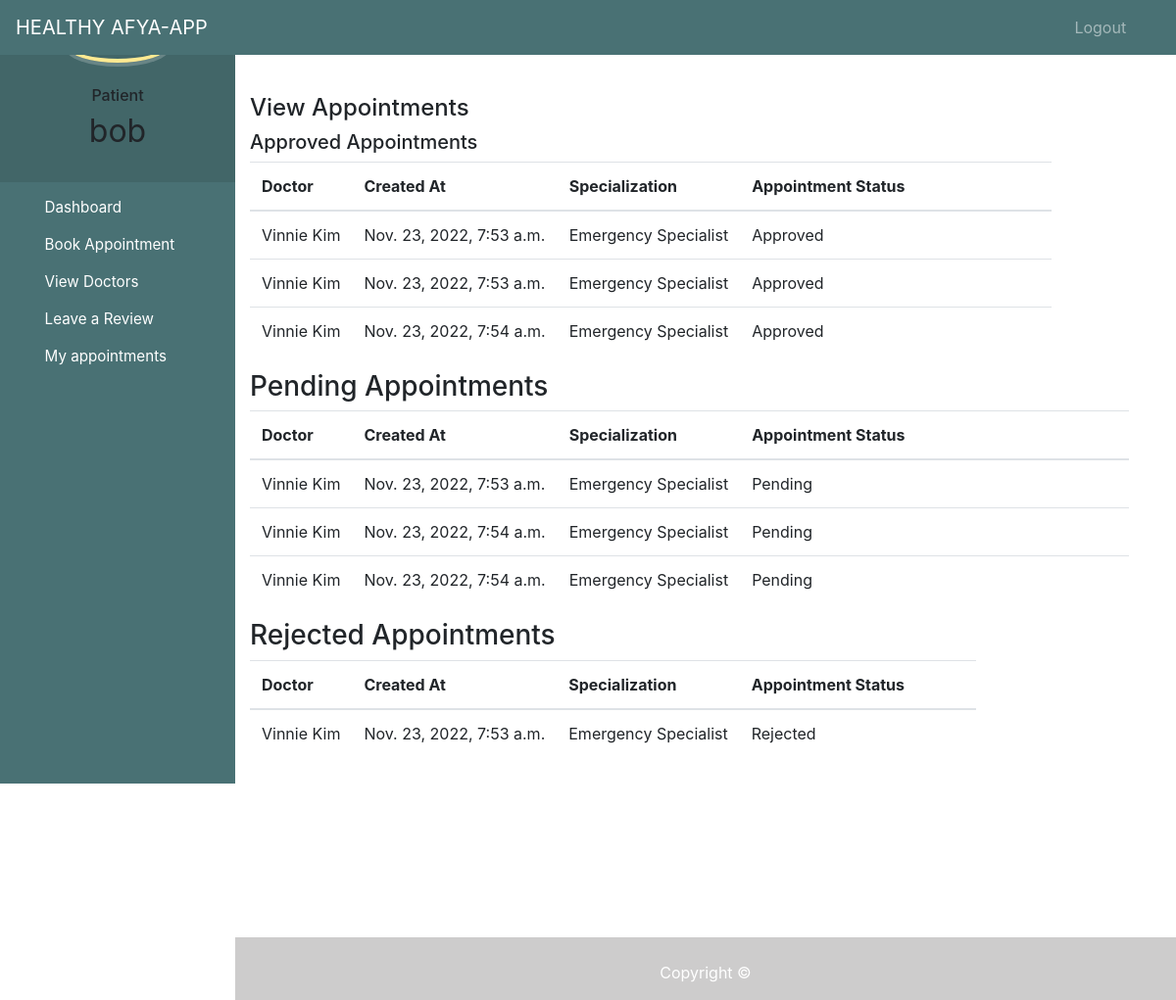
The page /view_all_appointments/ (signed in) on the database as committed earlier.
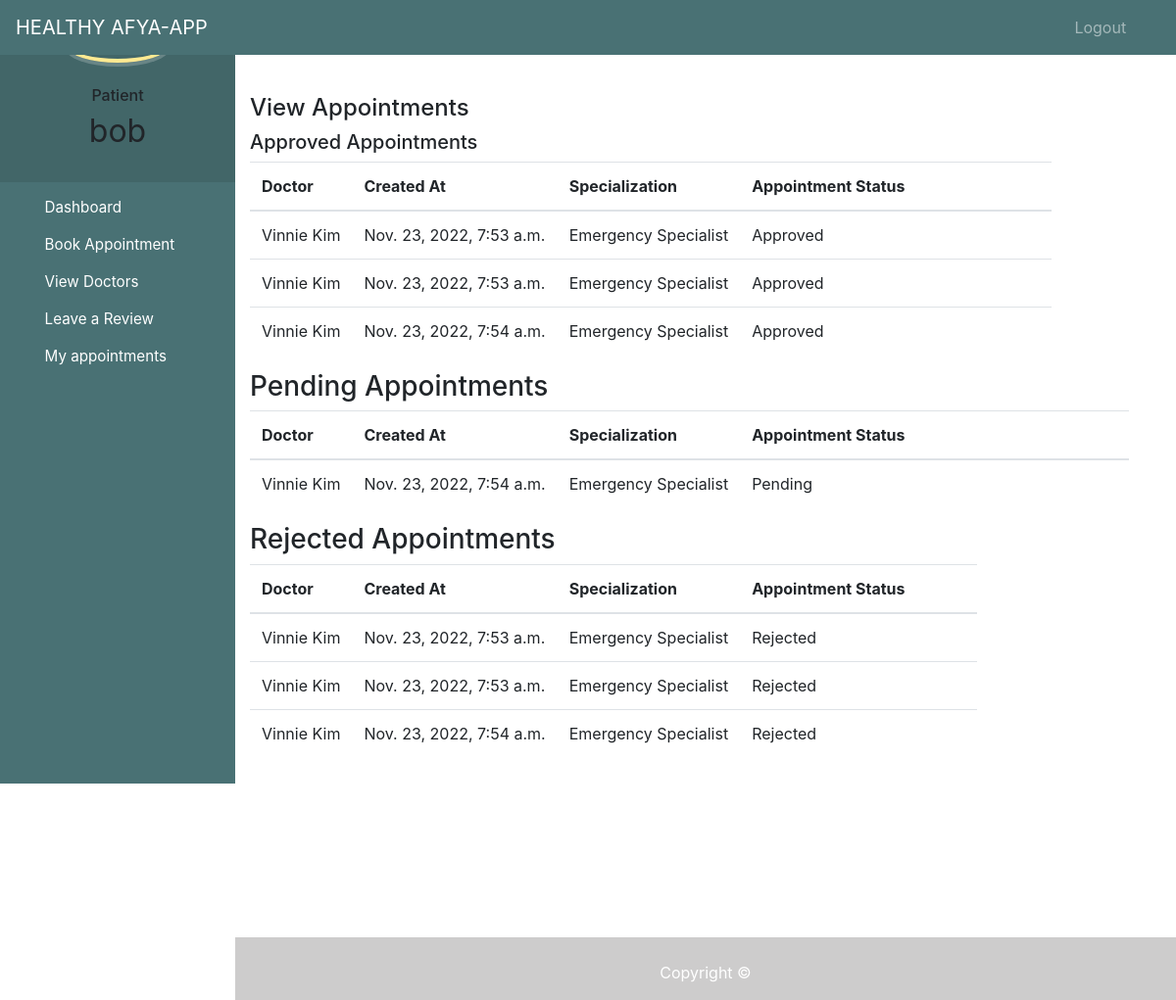
The same page on the database as committed later.
### bookingapp/models.py (models this page shows, shortened)
class Appointment(models.Model):
    PENDING = 'Pending'
    APPROVED = 'Approved'
    REJECTED = 'Rejected'
    COMPLETED = 'Completed'
    CANCELLED = 'Cancelled'
    STATUS_CHOICES = [
        (PENDING, 'Pending'),
        (APPROVED, 'Approved'),
        (REJECTED, 'Rejected'),
        (COMPLETED, 'Completed'),
        (CANCELLED, 'Cancelled'),
    ]
    created_at = models.DateTimeField(auto_now_add=True)
    symptoms = models.TextField(null=True)
    appointment_date = models.DateField(null=True)
    status = models.CharField(max_length=255, choices=STATUS_CHOICES, default=PENDING)
    doctor = models.ForeignKey(Doctor, on_delete=models.CASCADE, related_name='doctor_info')
    user = models.ForeignKey(User, on_delete=models.CASCADE, related_name = 'user_info')

class Doctor(models.Model):
    CARD ='Cardiologist'
    DERMA = 'Dermatologist'
    EMERGE =  'Emergency Specialist'
    ALLERGY = 'Allergy Specialist'
    ANAE = 'Anesthesiologist'
    COLON = 'COlon and Rectal Surgeon'
    NORMAL = 'Consultant'
    SPECIALIZATION_CHOICES = [
        (CARD, 'Cardiologist'),
        (DERMA, 'Dermatologist'),
        (EMERGE, 'Emergency Specialist'),
        (ALLERGY, 'Allergy Specialist'),
        (ANAE, 'Anesthesiologist'),
        (COLON, 'COlon and Rectal Surgeon'),
        (NORMAL, 'Consultant'),
    ]
    user = models.OneToOneField(User, on_delete=models.CASCADE, related_name='doctor', null=True)
    age = models.IntegerField(null=True)
    phone = models.CharField(max_length=255)
    county = models.ForeignKey(County, on_delete=models.CASCADE, null=True)
    specialization = models.CharField(max_length=50,choices=SPECIALIZATION_CHOICES , null=True)
    biography = models.TextField(null=True, default='-')
    birth_date = models.DateField(null=True, blank=True)
    has_schedule = models.BooleanField(default=False)
    last_update = models.DateTimeField(auto_now = True)
    created_at = models.DateTimeField(auto_now_add = True)

### bookingapp/views.py (the view)
# urls.py: path('view_all_appointments/', views.view_all_appointments, name='view-_all-appointments'),
@login_required(login_url='/members/login_user/')
def view_all_appointments(request):
    user_status = User.objects.get(pk =request.user.pk)
    pending_appointments = Appointment.objects.filter(user=user_status , status='Pending')
    approved_appointments = Appointment.objects.filter(user=user_status , status='Approved')
    rejected_appointments = Appointment.objects.filter(user=user_status , status='Rejected')
    context = {
        'pending_appointments': pending_appointments,
        'approved_appointments': approved_appointments,
        'rejected_appointments': rejected_appointments,
        }
    return render(request, 'patient/view_all_appointments.html', context=context)

### bookingapp/templates/patient/view_all_appointments.html (shortened to what this page needs)
{% extends 'patient/dashboard.html' %}
{% block content %}
<!DOCTYPE html>
<html lang="en">
<head>
</head>
<body>
    <br>
<section class="page--section">
    <div class="container">
        <h4 class="page--header">View Appointments</h4>
    </div>
    <div class="container table">
        <h5 class="table--titles">Approved Appointments</h5>
        <table class="t--style">
            <thead>
                <tr>
                    <th>Doctor</th>
                    <th>Created At</th>
                    <th>Specialization</th>
                    <th>Appointment Status</th>
                    <th> </th>
                    <th> </th>
                </tr>
            </thead>
            <tbody>
                {% for appointments in approved_appointments %}
                <tr>
                    <td class="td-normal">{{appointments.doctor.user.first_name}} {{appointments.doctor.user.last_name}}</td>
                    <td class="td-normal">{{appointments.created_at}}</td>
                    <td class="td-normal">{{appointments.doctor.specialization}}</td>
                    <td class="td-normal">{{appointments.status}}</td>
                    <td class="link-align"><a href="" class="btn--full">View</a></td>
                    <td class="link-align"><a href="" class="btn--cancel">Cancel</a></td>
                </tr>
                {% endfor %}
            </tbody>
        </table>
    </div>
    <div class="container table">
        <h3 class="table--titles">Pending Appointments</h3>
        <table class="t--style">
            <thead>
                <tr>
                    <th>Doctor</th>
                    <th>Created At</th>
                    <th>Specialization</th>
                    <th>Appointment Status</th>
                    <th> </th>
                    <th> </th>
                    <th> </th>
                </tr>
            </thead>
            <tbody>
                {% for appointments in pending_appointments %}
                <tr>
                    <td class="td-normal">{{appointments.doctor.user.first_name}} {{appointments.doctor.user.last_name}}</td>
                    <td class="td-normal">{{appointments.created_at}}</td>
                    <td class="td-normal">{{appointments.doctor.specialization}}</td>
                    <td class="td-normal">{{appointments.status}}</td>
                    <td class="link-align"><a href="" class="btn--full">View</a></td>
                    <td class="link-align"><a href="" class="btn--update">Update</a></td>
                    <td class="link-align"><a href="" class="btn--cancel">Cancel</a></td>
                </tr>
                {% endfor %}
            </tbody>
        </table>
    </div>
    <div class="container table">
        <h3 class="table--titles">Rejected Appointments</h3>
        <table class="t--style">
            <thead>
                <tr>
                    <th>Doctor</th>
                    <th>Created At</th>
                    <th>Specialization</th>
                    <th>Appointment Status</th>
                    <th> </th>
                </tr>
            </thead>
            <tbody>
                {% for appointments in rejected_appointments %}
                <tr>
                    <td class="td-normal">{{appointments.doctor.user.first_name}} {{appointments.doctor.user.last_name}}</td>
                    <td class="td-normal">{{appointments.created_at}}</td>
                    <td class="td-normal">{{appointments.doctor.specialization}}</td>
                    <td class="td-normal">{{appointments.status}}</td>
                    <td class="link-align"><a href="" class="btn--full">View</a></td>
                </tr>
                {% endfor %}
            </tbody>
        </table>
    </div>
</section>
</body>
</html>
{% endblock %}

### bookingapp/templates/patient/dashboard.html (shortened to what this page needs)
<!DOCTYPE html>
{% load static %}
<html lang="en">
<head>
  <link rel="stylesheet" href="https://stackpath.bootstrapcdn.com/bootstrap/4.3.1/css/bootstrap.min.css">
  <link rel="stylesheet" href="https://maxcdn.bootstrapcdn.com/font-awesome/4.7.0/css/font-awesome.min.css">
</head>
<body>
  <nav class="menu" tabindex="0">
    <header class="avatar">
      <br><br>
      <h6>Patient</h6>
      <h2>{{request.user.first_name}}</h2>
    </header>
    <ul>
      <li tabindex="0" class="icon-dashboard"> <a style="color:white; text-decoration:none;" href="{% url 'dashboard-content' %}"><span>Dashboard</span></a> </li>
      <li tabindex="0" class="icon-calendar"> <a style="color:white; text-decoration:none;" href="{% url 'book-appointment' %}"><span>Book Appointment</span></a></li>
      <li tabindex="0" class="icon-calendar"> <a style="color:white; text-decoration:none;" href="{% url 'all-doctors' %}"><span>View Doctors</span></a></li>
      <li tabindex="0" class="icon-calendar"> <a style="color:white; text-decoration:none;" href="{% url 'patient-reviews' %}"><span>Leave a Review</span></a></li>
      <li tabindex="0" class="icon-users"> <a style="color:white; text-decoration:none;" href="{% url 'view-_all-appointments' %} "><span>My appointments</span></a></li>
    </ul>
  </nav>
  <main>
    <div class="bs-example">
      <nav class="navbar navbar-expand-md  navbar-dark fixed-top" style="background:#497174;">
        <a href="#" class="navbar-brand">HEALTHY AFYA-APP</a>
        <div class="collapse navbar-collapse justify-content-between" id="navbarCollapse">
          <div class="navbar-nav" style=" margin-left: 90%;">
            <a href="{% url 'logout' %}" class="nav-item nav-link">Logout</a>
          </div>
        </div>
      </nav>
    </div>
    <br><br>
    {% block content %}
    {% endblock content %}
    <br><br><br><br><br><br><br>
    <footer>
      <br>
      <div class="container">
        <div class="row">
          <div class="col-md-12 col-sm-12">
            <div style="color:#ffffff;" class="wow fadeInUp footer-copyright">
              <p>
                Copyright &copy;  </p>
            </div>
          </div>
        </div>
      </div>
    </footer>
  </main>
</body>
</html>

Rows that differ between the two databases and show on the page:
changed Appointment (number 6 of 7 on the later page): moves from the list under "Pending Appointments" to the list under "Rejected Appointments"
changed Appointment (number 7 of 7 on the later page): moves from the list under "Pending Appointments" to the list under "Rejected Appointments"
